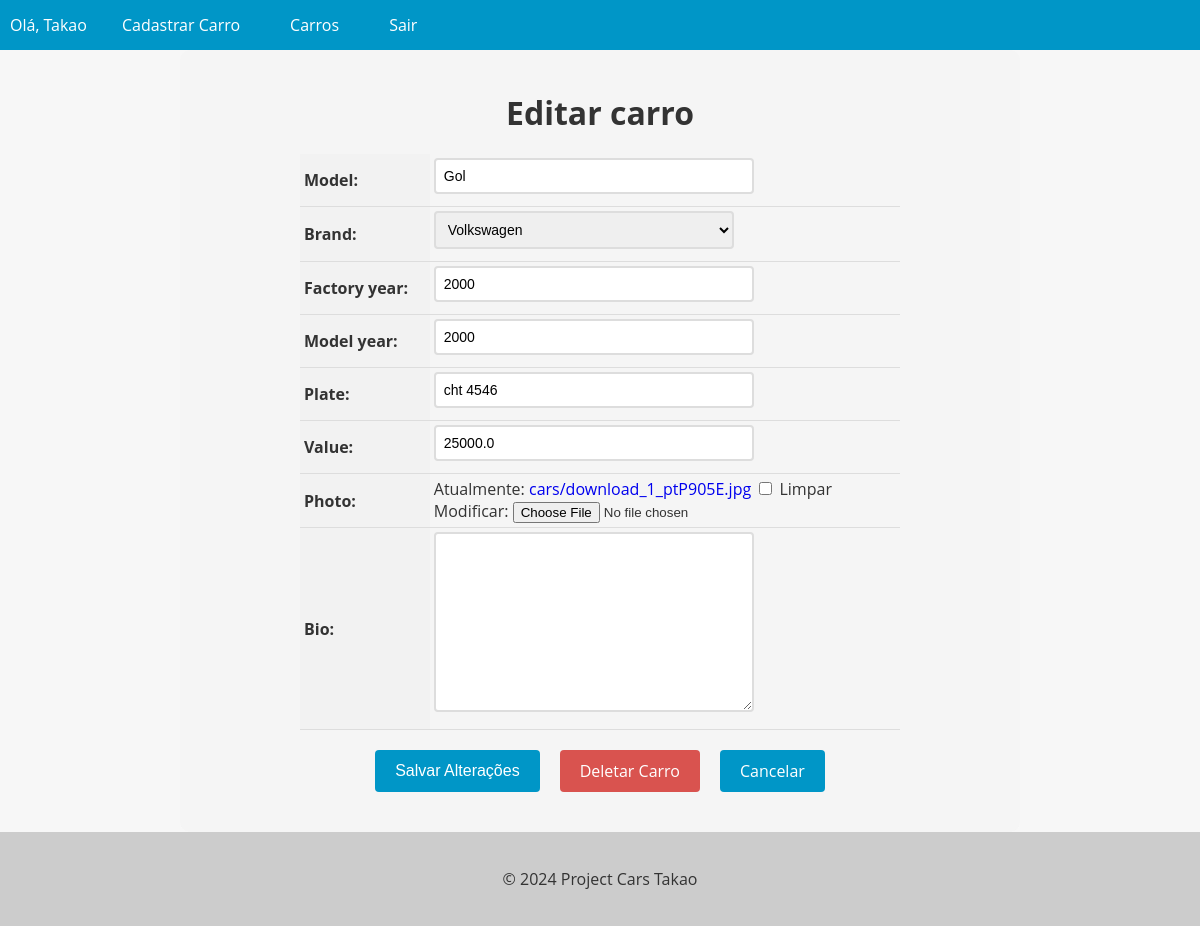
The app's page /car/14/update/ (signed in) with its own data.
### cars/models.py (models this page shows, shortened)
class Car(models.Model):
    id = models.AutoField(primary_key=True)
    model = models.CharField(max_length=200)
    brand = models.ForeignKey(Brand, on_delete=models.PROTECT, related_name='car_brand')
    factory_year = models.IntegerField(blank=True, null=True)
    model_year = models.IntegerField(blank=True, null=True)
    plate = models.CharField(max_length=10, blank=True, null=True)
    value = models.FloatField(blank=True, null=True)
    photo = models.ImageField(upload_to='cars/', blank=True, null=True)
    bio = models.TextField(blank=True, null=True)

class Brand(models.Model):
    id = models.AutoField(primary_key=True)
    name = models.CharField(max_length=200)
    def __str__(self):
        return self.name

### cars/views.py (the view, shortened to what this page needs)
# urls.py: path('car/<int:pk>/update/', CarUpdateView.as_view(), name='car_update'),
@method_decorator(login_required(login_url='login'), name='dispatch')
class CarUpdateView(UpdateView):
    model = Car
    form_class = CarModelForm
    template_name = 'car_update.html'

### cars/forms.py (shortened to what this page needs)
class CarModelForm(forms.ModelForm):
    class Meta:
        model = Car
        fields = '__all__'

### cars/templates/car_update.html (shortened to what this page needs)
{% extends 'base.html' %}
{% block content %}
<form method="post" enctype="multipart/form-data">
    <h1>Editar carro</h1>
    <table>
        {{ form.as_table}}
    </table>
    <div>
        <div class="buttons-container">
            <input type="submit" value="Salvar Alterações" class="btn btn-primary">
            <a href="{% url 'car_delete' pk=object.pk %}" class="btn btn-danger">Deletar Carro</a>
            <a href="{% url 'car_detail' pk=object.pk %}" class="btn btn-secondary">Cancelar</a>
        </div>
    </div>
</form>
{% endblock %}

### app/templates/base.html (shortened to what this page needs)
<!DOCTYPE html>
<html lang="en">
<head>
</head>
<body>
  <header>
    <nav>
      <ul>
        {% if user.is_authenticated %}
          <li>Olá, {{ user.username }}</li>
          <li><a href="{% url 'new_car' %}">Cadastrar Carro</a></li>
        {% endif %}
        <li><a href="{% url 'cars_list' %}">Carros</a></li>
        {% if user.is_authenticated %}
          <li><a href="{% url 'logout' %}">Sair</a></li>
        {% endif %}
      </ul>
    </nav>
  </header>
  <main>
    {% block content %}
    {% endblock %}
  </main>
  <footer>
    <p>&copy; 2024 Project Cars Takao</p>
  </footer>
</body>
</html>

### app/templates/base.html (style rules this page uses)
body { font-family: 'Open Sans', sans-serif; background-color: #f7f7f7; color: #333; margin: 0; padding: 0; }
header { background-color: #0096c7; color: #fff; text-align: center; }
footer { background-color: #ccc; color: #333; padding: 20px; text-align: center; }
nav { background-color: #0096c7; color: #fff; height: 50px; display: flex; justify-content: space-between; align-items: center; }
nav ul { list-style: none; margin: 0; padding: 0; display: flex; }
nav ul li { margin: 0 10px; }
nav ul li a { color: #fff; text-decoration: none; font-size: 16px; padding: 15px; transition: all 0.3s ease; }

### cars/templates/car_update.html (style rules this page uses)
form { max-width: 800px; margin: 0 auto; padding: 20px; background-color: #f5f5f5; border-radius: 10px; box-shadow: 0 2px 6px rgba 0, 0, 0, 0.2; }
form h1 { font-size: 2rem; margin-bottom: 20px; text-align: center; }
table { margin: 0 auto; border-collapse: collapse; width: 100%; max-width: 600px; }
th,td { padding: 4px; text-align: left; border-bottom: 1px solid #ddd; }
th { background-color: #f2f2f2; }
input[type="text"], input[type="number"],select, textarea { padding: 8px; font-size: 14px; border: 2px solid #ddd; border-radius: 4px; width: 100%; max-width: 300px; margin-bottom: 8px; transition: border-botton-color 0.3s ease-in-out; }
.btn { background-color: #0096c7; color: #fff; border: none; padding: 10px 20px; font-size: 16px; border-radius: 4px; cursor: pointer; transition: background-color 0.3s ease-in-out; }
.buttons-container { display: flex; justify-content: center; margin-top: 20px; margin-bottom: 20px; }
.btn { background-color: #0096c7; color: #fff; border: none; padding: 10px 20px; font-size: 16px; border-radius: 4px; cursor: pointer; transition: background-color 0.3s ease-in-out; margin: 0 10px; }
.btn-danger { background-color: #d9534f; text-decoration: none !important; }
a { text-decoration: none !important; }

### records on screen
Car: model "Gol", brand "Volkswagen", factory_year "2000", model_year "2000", plate "cht 4546", value "25000.0"

### other values on screen
{{ user.username }} "Takao"
